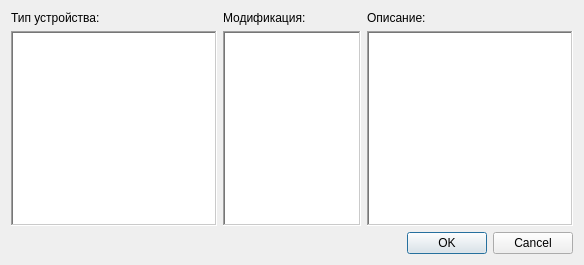
<?xml version="1.0" encoding="UTF-8"?>
<ui version="4.0">
 <class>DialogDeviceSelect</class>
 <widget class="QDialog" name="DialogDeviceSelect">
  <property name="geometry">
   <rect>
    <x>0</x>
    <y>0</y>
    <width>584</width>
    <height>265</height>
   </rect>
  </property>
  <property name="windowTitle">
   <string>Конфигурация</string>
  </property>
  <layout class="QGridLayout" name="gridLayout">
   <item row="0" column="0">
    <widget class="QLabel" name="label">
     <property name="text">
      <string>Тип устройства:</string>
     </property>
    </widget>
   </item>
   <item row="0" column="1">
    <widget class="QLabel" name="label_2">
     <property name="text">
      <string>Модификация:</string>
     </property>
    </widget>
   </item>
   <item row="0" column="2">
    <widget class="QLabel" name="label_3">
     <property name="text">
      <string>Описание:</string>
     </property>
    </widget>
   </item>
   <item row="1" column="1">
    <widget class="QListWidget" name="listWidgetConfigs">
     <property name="sizePolicy">
      <sizepolicy hsizetype="Expanding" vsizetype="Expanding">
       <horstretch>2</horstretch>
       <verstretch>0</verstretch>
      </sizepolicy>
     </property>
     <property name="frameShape">
      <enum>QFrame::WinPanel</enum>
     </property>
    </widget>
   </item>
   <item row="1" column="2">
    <widget class="QTextEdit" name="textEditComment">
     <property name="sizePolicy">
      <sizepolicy hsizetype="Expanding" vsizetype="Expanding">
       <horstretch>3</horstretch>
       <verstretch>0</verstretch>
      </sizepolicy>
     </property>
     <property name="frameShape">
      <enum>QFrame::WinPanel</enum>
     </property>
     <property name="readOnly">
      <bool>true</bool>
     </property>
     <property name="html">
      <string>&lt;!DOCTYPE HTML PUBLIC &quot;-//W3C//DTD HTML 4.0//EN&quot; &quot;http://www.w3.org/TR/REC-html40/strict.dtd&quot;&gt;
&lt;html&gt;&lt;head&gt;&lt;meta name=&quot;qrichtext&quot; content=&quot;1&quot; /&gt;&lt;style type=&quot;text/css&quot;&gt;
p, li { white-space: pre-wrap; }
&lt;/style&gt;&lt;/head&gt;&lt;body style=&quot; font-family:'MS Shell Dlg 2'; font-size:8.25pt; font-weight:400; font-style:normal;&quot;&gt;
&lt;p align=&quot;center&quot; style=&quot;-qt-paragraph-type:empty; margin-top:0px; margin-bottom:0px; margin-left:0px; margin-right:0px; -qt-block-indent:0; text-indent:0px;&quot;&gt;&lt;br /&gt;&lt;/p&gt;&lt;/body&gt;&lt;/html&gt;</string>
     </property>
    </widget>
   </item>
   <item row="2" column="1" colspan="2">
    <widget class="QDialogButtonBox" name="buttonBox">
     <property name="orientation">
      <enum>Qt::Horizontal</enum>
     </property>
     <property name="standardButtons">
      <set>QDialogButtonBox::Cancel|QDialogButtonBox::Ok</set>
     </property>
    </widget>
   </item>
   <item row="1" column="0">
    <widget class="QListWidget" name="listWidgetDevices">
     <property name="sizePolicy">
      <sizepolicy hsizetype="Expanding" vsizetype="Expanding">
       <horstretch>3</horstretch>
       <verstretch>0</verstretch>
      </sizepolicy>
     </property>
     <property name="frameShape">
      <enum>QFrame::WinPanel</enum>
     </property>
     <property name="frameShadow">
      <enum>QFrame::Sunken</enum>
     </property>
     <property name="viewMode">
      <enum>QListView::ListMode</enum>
     </property>
    </widget>
   </item>
  </layout>
 </widget>
 <resources/>
 <connections>
  <connection>
   <sender>buttonBox</sender>
   <signal>accepted()</signal>
   <receiver>DialogDeviceSelect</receiver>
   <slot>accept()</slot>
   <hints>
    <hint type="sourcelabel">
     <x>248</x>
     <y>254</y>
    </hint>
    <hint type="destinationlabel">
     <x>157</x>
     <y>274</y>
    </hint>
   </hints>
  </connection>
  <connection>
   <sender>buttonBox</sender>
   <signal>rejected()</signal>
   <receiver>DialogDeviceSelect</receiver>
   <slot>reject()</slot>
   <hints>
    <hint type="sourcelabel">
     <x>316</x>
     <y>260</y>
    </hint>
    <hint type="destinationlabel">
     <x>286</x>
     <y>274</y>
    </hint>
   </hints>
  </connection>
 </connections>
</ui>
